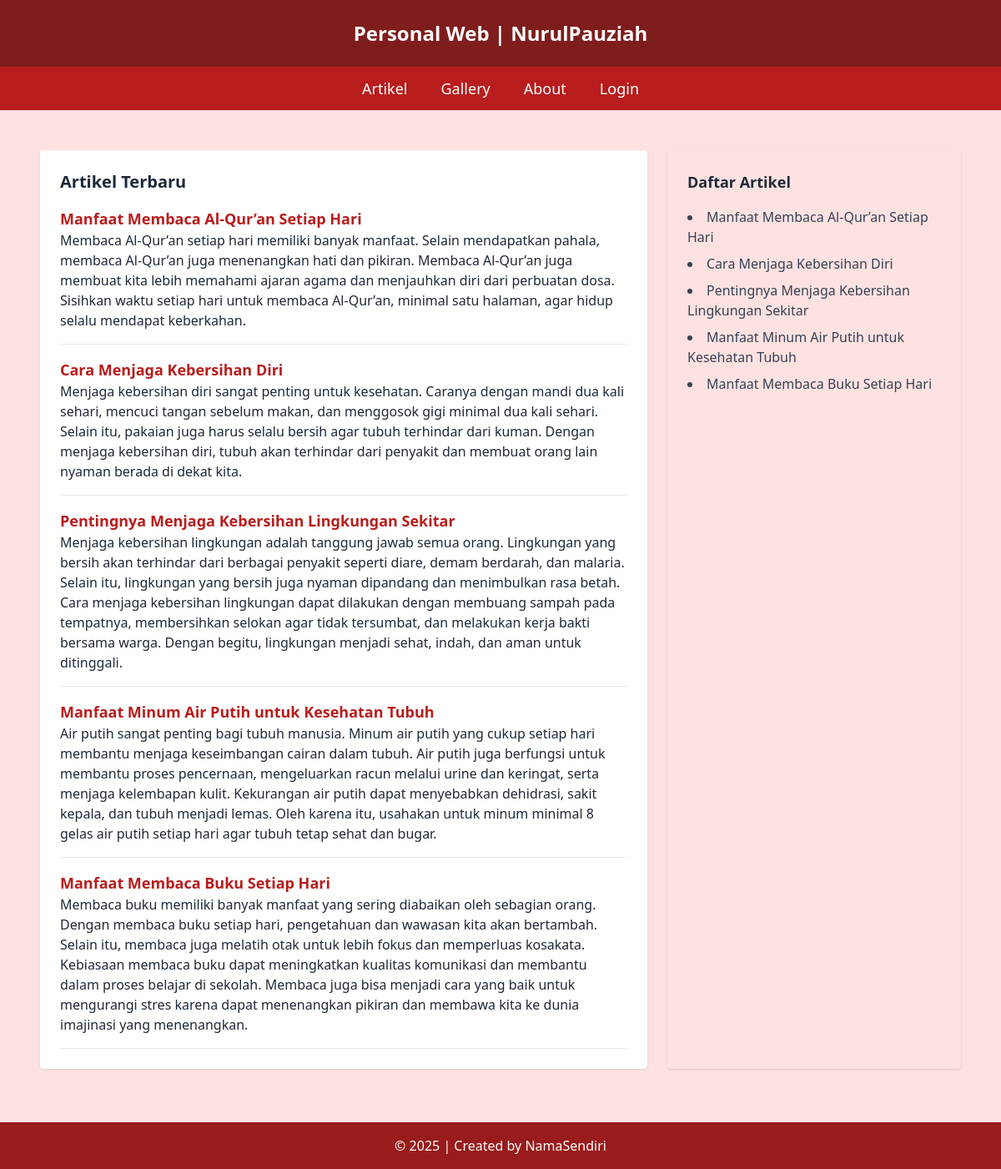
The page / on the database its author committed.
### tables this page shows
CREATE TABLE `tbl_artikel` (
  `id_artikel` int(5) NOT NULL,
  `nama_artikel` text NOT NULL,
  `isi_artikel` text NOT NULL
);

### index.php (the view, shortened to what this page needs)
<?php include "koneksi.php"; ?>
<!DOCTYPE html>
<html lang="en">
<head>
<script src="https://cdn.tailwindcss.com"></script>
</head>
<body class="bg-red-100 text-gray-800 font-sans">
<header class="bg-red-900 text-white text-center p-6 text-2xl font-bold">
Personal Web | NurulPauziah
</header>
<nav class="bg-red-700 text-white py-3">
<ul class="flex justify-center space-x-10 font-medium text-lg">
<li><a href="index.php" class="hover:underline">Artikel</a></li>
<li><a href="gallery.php" class="hover:underline">Gallery</a></li>
<li><a href="about.php" class="hover:underline">About</a></li>
<li><a href="admin/login.php" class="hover:underline">Login</a></li>
</ul>
</nav>
<main class="max-w-6xl mx-auto p-6 grid grid-cols-1 md:grid-cols-3 gap-6 mt-6">
<section class="md:col-span-2 bg-white p-6 rounded shadow">
<h2 class="text-xl font-bold mb-4">Artikel Terbaru</h2>
<div class="space-y-4">
<?php
$sql = "SELECT * FROM tbl_artikel ORDER BY id_artikel DESC";
$query = mysqli_query($db, $sql);
while ($data = mysqli_fetch_array($query)) {
echo "<div class='border-b pb-4'>";
echo "<h3 class='text-lg font-semibold text-red-700'>" . htmlspecialchars($data['nama_artikel']) . "</h3>";
echo "<p>" . htmlspecialchars($data['isi_artikel']) . "</p>";
echo "</div>";
}
?>
</div>
</section>
<aside class="bg-red p-6 rounded shadow">
<h2 class="text-lg font-bold mb-4">Daftar Artikel</h2>
<ul class="space-y-2 list-disc list-inside text-gray-700">
<?php
$sql = "SELECT * FROM tbl_artikel ORDER BY id_artikel DESC";
$query = mysqli_query($db, $sql);
while ($data = mysqli_fetch_array($query)) {
echo "<li>" . htmlspecialchars($data['nama_artikel']) . "</li>";
}
?>
</ul>
</aside>
</main>
<footer class="bg-red-800 text-white text-center py-4 mt-10">
&copy; <?php echo date('Y'); ?> | Created by NamaSendiri
</footer>
</body>
</html>

### rows shown on the page
tbl_artikel: nama_artikel "Manfaat Membaca Al-Qur’an Setiap Hari", isi_artikel "Membaca Al-Qur’an setiap hari memiliki banyak manfaat. Selain mendapatkan pahala, membaca Al-Qur’an juga menenangkan hati dan pikiran. Membaca Al-Qur’an juga membuat kita lebih memahami ajaran agama dan menjauhkan diri dari perbuatan dosa. Sisihkan waktu setiap hari untuk membaca Al-Qur’an, minimal satu halaman, agar hidup selalu mendapat keberkahan."
tbl_artikel: nama_artikel "Cara Menjaga Kebersihan Diri", isi_artikel "Menjaga kebersihan diri sangat penting untuk kesehatan. Caranya dengan mandi dua kali sehari, mencuci tangan sebelum makan, dan menggosok gigi minimal dua kali sehari. Selain itu, pakaian juga harus selalu bersih agar tubuh terhindar dari kuman. Dengan menjaga kebersihan diri, tubuh akan terhindar dari penyakit dan membuat orang lain nyaman berada di dekat kita."
tbl_artikel: nama_artikel "Pentingnya Menjaga Kebersihan Lingkungan Sekitar", isi_artikel "Menjaga kebersihan lingkungan adalah tanggung jawab semua orang. Lingkungan yang bersih akan terhindar dari berbagai penyakit seperti diare, demam berdarah, dan malaria. Selain itu, lingkungan yang bersih juga nyaman dipandang dan menimbulkan rasa betah. Cara menjaga kebersihan lingkungan dapat dilakukan dengan membuang sampah pada tempatnya, membersihkan selokan agar tidak tersumbat, dan melakukan kerja bakti bersama warga. Dengan begitu, lingkungan menjadi sehat, indah, dan aman untuk ditinggali."
tbl_artikel: nama_artikel "Manfaat Minum Air Putih untuk Kesehatan Tubuh", isi_artikel "Air putih sangat penting bagi tubuh manusia. Minum air putih yang cukup setiap hari membantu menjaga keseimbangan cairan dalam tubuh. Air putih juga berfungsi untuk membantu proses pencernaan, mengeluarkan racun melalui urine dan keringat, serta menjaga kelembapan kulit. Kekurangan air putih dapat menyebabkan dehidrasi, sakit kepala, dan tubuh menjadi lemas. Oleh karena itu, usahakan untuk minum minimal 8 gelas air putih setiap hari agar tubuh tetap sehat dan bugar."
tbl_artikel: nama_artikel "Manfaat Membaca Buku Setiap Hari", isi_artikel "Membaca buku memiliki banyak manfaat yang sering diabaikan oleh sebagian orang. Dengan membaca buku setiap hari, pengetahuan dan wawasan kita akan bertambah. Selain itu, membaca juga melatih otak untuk lebih fokus dan memperluas kosakata. Kebiasaan membaca buku dapat meningkatkan kualitas komunikasi dan membantu dalam proses belajar di sekolah. Membaca juga bisa menjadi cara yang baik untuk mengurangi stres karena dapat menenangkan pikiran dan membawa kita ke dunia imajinasi yang menenangkan."
